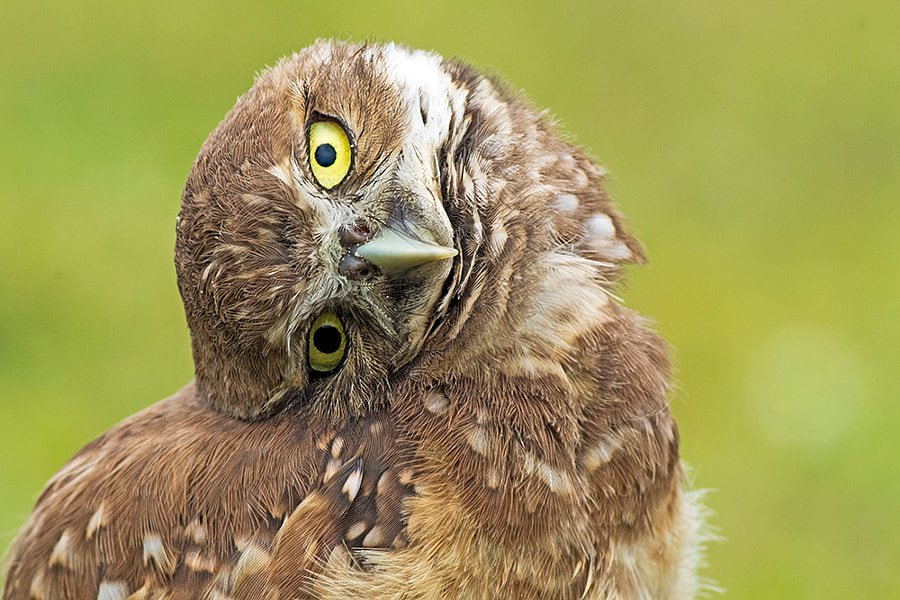
#> input picture Images/owl.jpg, 900 x 600 px, found by its file name
$ python transponse.py
#> lines starting #> are read from the running program, lines starting #| are printed output that depends on the picture
#!/bin/python
from PIL import Image
import numpy as np

image = Image.open("owl.jpg")
#> image is the input picture: PIL image 900x600 RGB; mean R, G, B 158.4, 151.1, 87.4

pixels = np.array(image)

pixels = np.transpose(pixels, axes=(1,0,2))
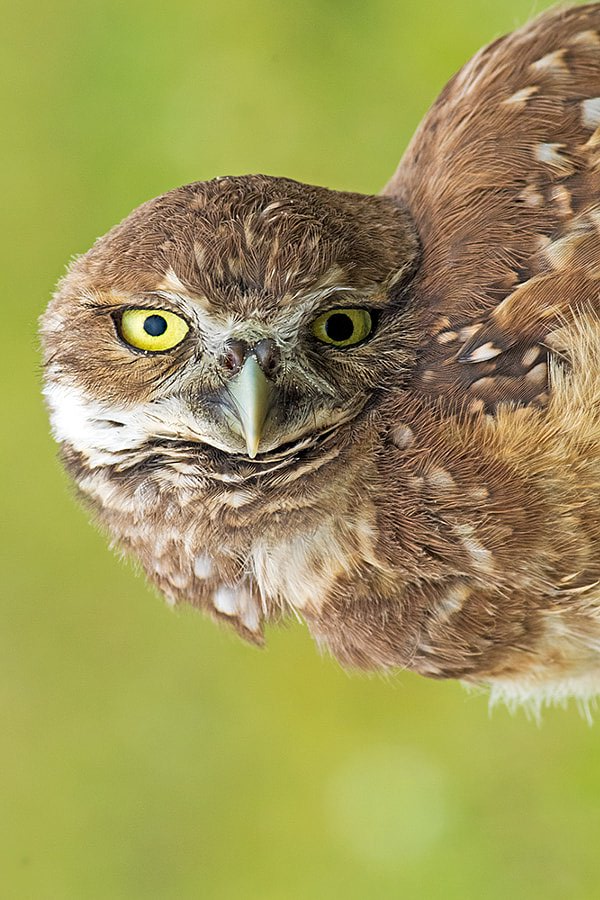
#> pixels: shape (900, 600, 3); mean R, G, B 158.4, 151.1, 87.4

new_image = Image.fromarray(pixels)

new_image.save('new_owl.jpg')

# def encode():

# 1) Кодировать сову
# 2) Повернуть сову на 90
# 3) Декодировать сову

$ run again, with Images/cow.jpg copied over Images/owl.jpg
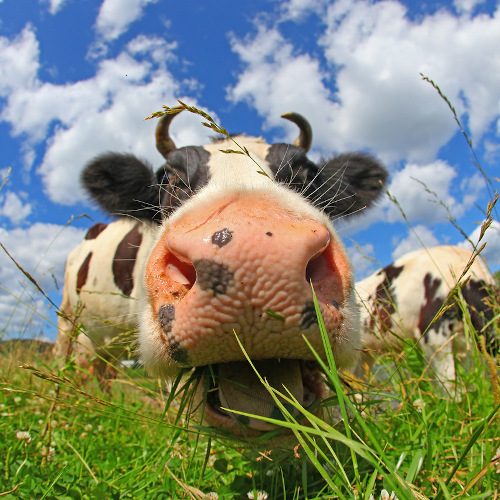
#> input picture Images/cow.jpg, 500 x 500 px, found by its file name
#> image is the input picture: PIL image 500x500 RGB; mean R, G, B 131.3, 137.4, 118.7
#> `pixels = np.transpose(pixels, axes=(1,0,2))`:
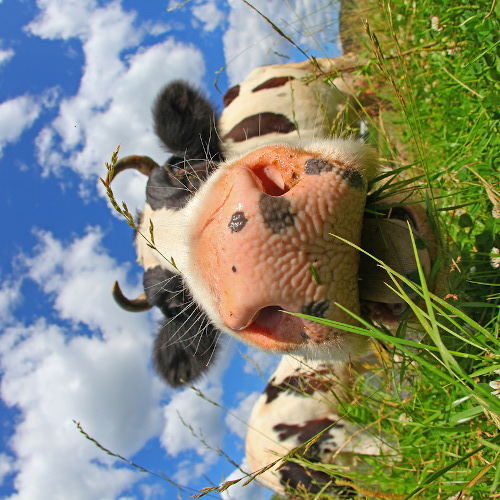
#> pixels: shape (500, 500, 3); mean R, G, B 131.3, 137.4, 118.7

$ run again, with Images/pie.png saved as Images/owl.jpg
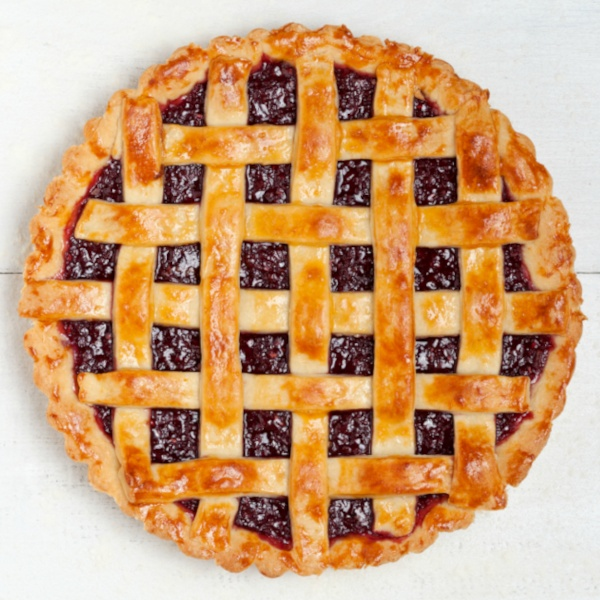
#> input picture Images/pie.png, 600 x 600 px, found by its file name
#> image is the input picture: PIL image 600x600 RGB; mean R, G, B 206.4, 163.3, 122.1
#> `pixels = np.transpose(pixels, axes=(1,0,2))`:
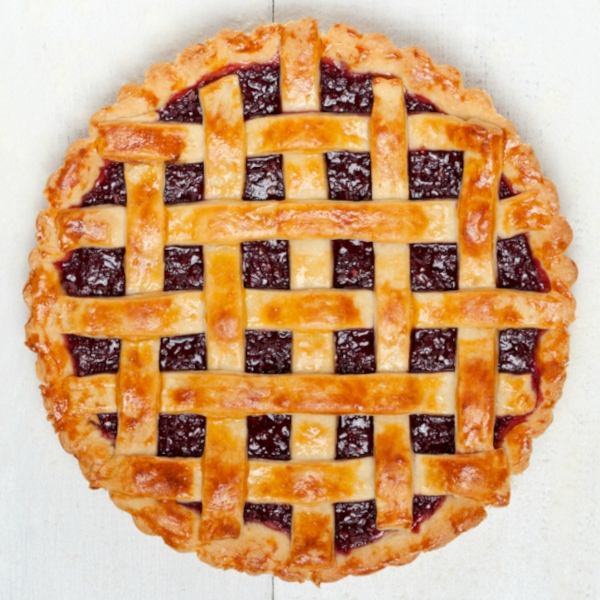
#> pixels: shape (600, 600, 3); mean R, G, B 206.4, 163.3, 122.1
